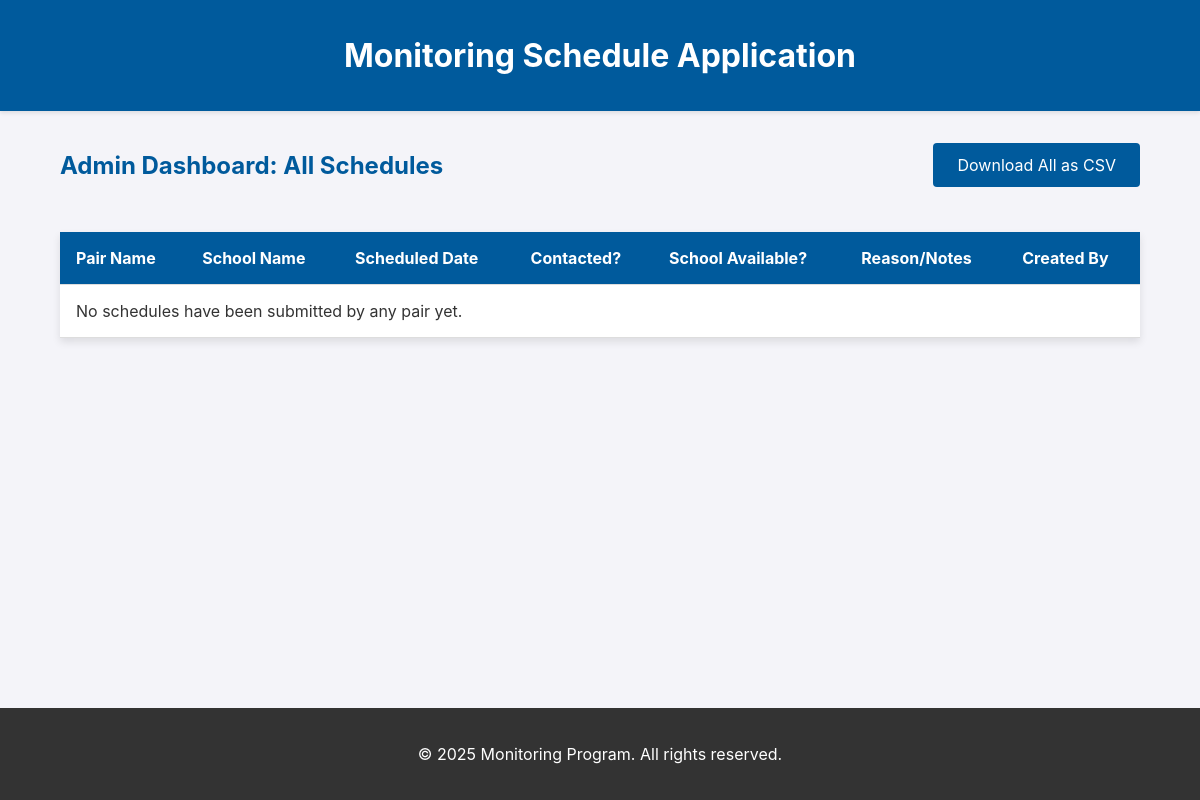
Before: /admin/dashboard with the older database file.
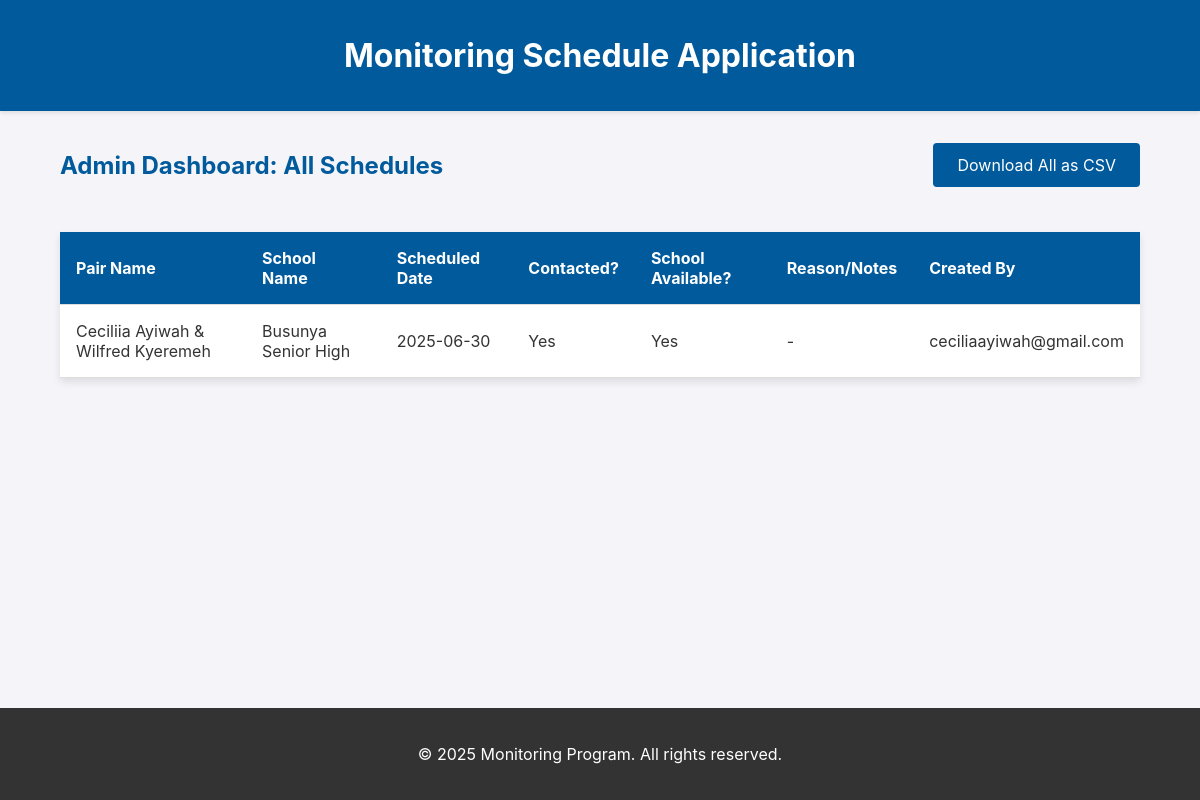
After: the same page with the newer database file.
### app/models.py (models this page shows)
class Schedule(db.Model):
    id = db.Column(db.Integer, primary_key=True)
    school_id = db.Column(db.Integer, db.ForeignKey('school.id'), nullable=False)
    pair_id = db.Column(db.Integer, db.ForeignKey('pair.id'), nullable=False)
    contacted_school = db.Column(db.Boolean, default=False)
    reason_if_not_contacted = db.Column(db.Text)
    school_unavailable = db.Column(db.Boolean, default=False)
    reason_if_unavailable = db.Column(db.Text)
    headmaster_name_on_schedule = db.Column(db.String(100))
    headmaster_contact_on_schedule = db.Column(db.String(20))
    scheduled_date = db.Column(db.Date)
    created_by = db.Column(db.String(120), nullable=False)
    created_at = db.Column(db.DateTime, default=datetime.utcnow)
    updated_at = db.Column(db.DateTime, default=datetime.utcnow, onupdate=datetime.utcnow)

class Pair(UserMixin, db.Model):
    id = db.Column(db.Integer, primary_key=True)
    pair_name = db.Column(db.String(100), unique=True, nullable=False)
    user1_email = db.Column(db.String(120), nullable=False)
    user2_email = db.Column(db.String(120))
    schools = db.relationship('School', backref='assigned_pair', lazy=True)
    schedules = db.relationship('Schedule', backref='pair', lazy=True)

class School(db.Model):
    id = db.Column(db.Integer, primary_key=True)
    school_name = db.Column(db.String(200), nullable=False)
    region = db.Column(db.String(100))
    district = db.Column(db.String(100))
    location = db.Column(db.String(100))
    school_code = db.Column(db.String(50), unique=False, nullable=True)
    head_teacher_name  = db.Column(db.String(100))
    head_teacher_contact  = db.Column(db.String(30))
    pair_id = db.Column(db.Integer, db.ForeignKey('pair.id'), nullable=False)
    schedule = db.relationship('Schedule', backref='school', uselist=False)

### app/admin.py (the view)
@admin.route('/dashboard')
def admin_dashboard():
    schedules = Schedule.query.all()
    return render_template('admin/admin_dashboard.html', schedules=schedules)

### app/templates/admin/admin_dashboard.html (shortened to what this page needs)
{% extends "base.html" %}
{% block content %}
    <div style="display: flex; justify-content: space-between; align-items: center;">
        <h2>Admin Dashboard: All Schedules</h2>
        <a href="{{ url_for('admin.download_all_schedules') }}" class="btn btn-primary">Download All as CSV</a>
    </div>
    <table>
        <thead>
            <tr>
                <th>Pair Name</th>
                <th>School Name</th>
                <th>Scheduled Date</th>
                <th>Contacted?</th>
                <th>School Available?</th>
                <th>Reason/Notes</th>
                <th>Created By</th>
            </tr>
        </thead>
        <tbody>
            {% for schedule in schedules %}
            <tr>
                <td>{{ schedule.pair.pair_name }}</td>
                <td>{{ schedule.school.school_name }}</td>
                <td>{{ schedule.scheduled_date.strftime('%Y-%m-%d') if schedule.scheduled_date else 'N/A' }}</td>
                <td>{{ 'Yes' if schedule.contacted_school else 'No' }}</td>
                <td>
                    {% if schedule.contacted_school %}
                        {{ 'No' if schedule.school_unavailable else 'Yes' }}
                    {% else %}
                        N/A
                    {% endif %}
                </td>
                <td>
                    {% if not schedule.contacted_school %}
                        {{ schedule.reason_if_not_contacted }}
                    {% elif schedule.school_unavailable %}
                        {{ schedule.reason_if_unavailable }}
                    {% else %}
                        -
                    {% endif %}
                </td>
                <td>{{ schedule.created_by }}</td>
            </tr>
            {% else %}
            <tr>
                <td colspan="7">No schedules have been submitted by any pair yet.</td>
            </tr>
            {% endfor %}
        </tbody>
    </table>
{% endblock %}

### app/templates/base.html (shortened to what this page needs)
<!DOCTYPE html>
<html lang="en">
<head>
    <link rel="stylesheet" href="{{ url_for('static', filename='css/style.css') }}">
</head>
<body>
    <header>
        <div class="container">
            <h1>Monitoring Schedule Application</h1>
        </div>
    </header>
    <main>
        <div class="container">
            {% block content %}{% endblock %}
        </div>
    </main>
    <footer>
        <div class="container">
            &copy; {{ current_year }} Monitoring Program. All rights reserved.
        </div>
    </footer>
</body>
</html>

### app/static/css/style.css (style rules this page uses)
:root { --primary-color: #005A9C; --secondary-color: #f4f4f9; --accent-color: #007bff; --text-color: #333333; --white-color: #ffffff; --border-color: #dddddd; --danger-color: #dc3545; --success-color: #28a745; }
body { font-family: -apple-system, BlinkMacSystemFont, "Segoe UI", Roboto, "Helvetica Neue", Arial, sans-serif; margin: 0; background-color: var(--secondary-color); color: var(--text-color); display: flex; flex-direction: column; min-height: 100vh; }
.container { width: 90%; max-width: 1200px; margin: 0 auto; padding: 20px; }
main { flex-grow: 1; padding-bottom: 80px; }
h1, h2, h3 { color: var(--primary-color); }
a { color: var(--accent-color); text-decoration: none; }
header { background-color: var(--primary-color); color: var(--white-color); padding: 1rem 0; box-shadow: 0 2px 4px rgba(0,0,0,0.1); }
header h1 { margin: 0; color: var(--white-color); text-align: center; }
footer { background-color: #333; color: var(--white-color); text-align: center; padding: 1rem 0; width: 100%; margin-top: auto; }
.btn { display: inline-block; padding: 0.75rem 1.5rem; border: none; border-radius: 4px; background-color: var(--accent-color); color: var(--white-color); font-size: 1rem; cursor: pointer; text-align: center; transition: background-color 0.3s ease; }
.btn-primary { background-color: var(--primary-color); }
table { width: 100%; border-collapse: collapse; margin-top: 2rem; background: var(--white-color); box-shadow: 0 4px 8px rgba(0,0,0,0.1); }
th, td { padding: 1rem; text-align: left; border-bottom: 1px solid var(--border-color); }
thead { background-color: var(--primary-color); color: var(--white-color); }

Changed rows visible on the page:
added Schedule: pair.pair_name "Ceciliia Ayiwah & Wilfred Kyeremeh", school.school_name "Busunya Senior High", scheduled_date "2025-06-30", contacted_school "Yes", school_unavailable "Yes", created_by "ceciliaayiwah@gmail.com"
Other visible differences:
text no longer shown: "No schedules have been submitted by any pair yet."
